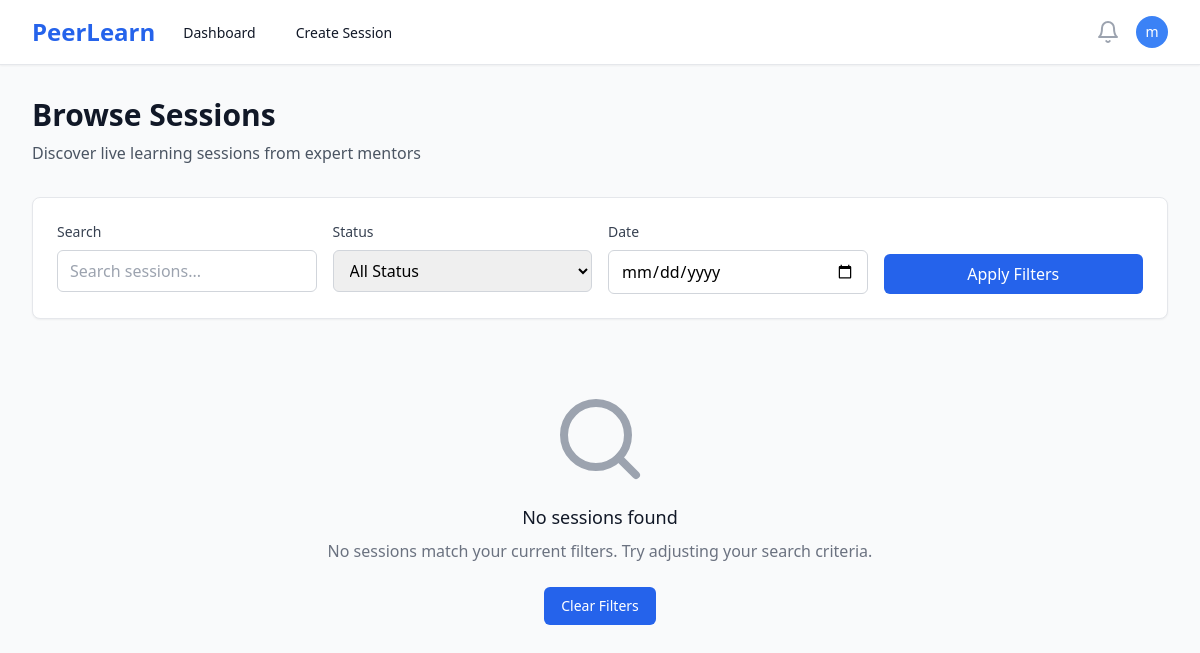
The page /sessions/ (signed in) on the database as committed earlier.
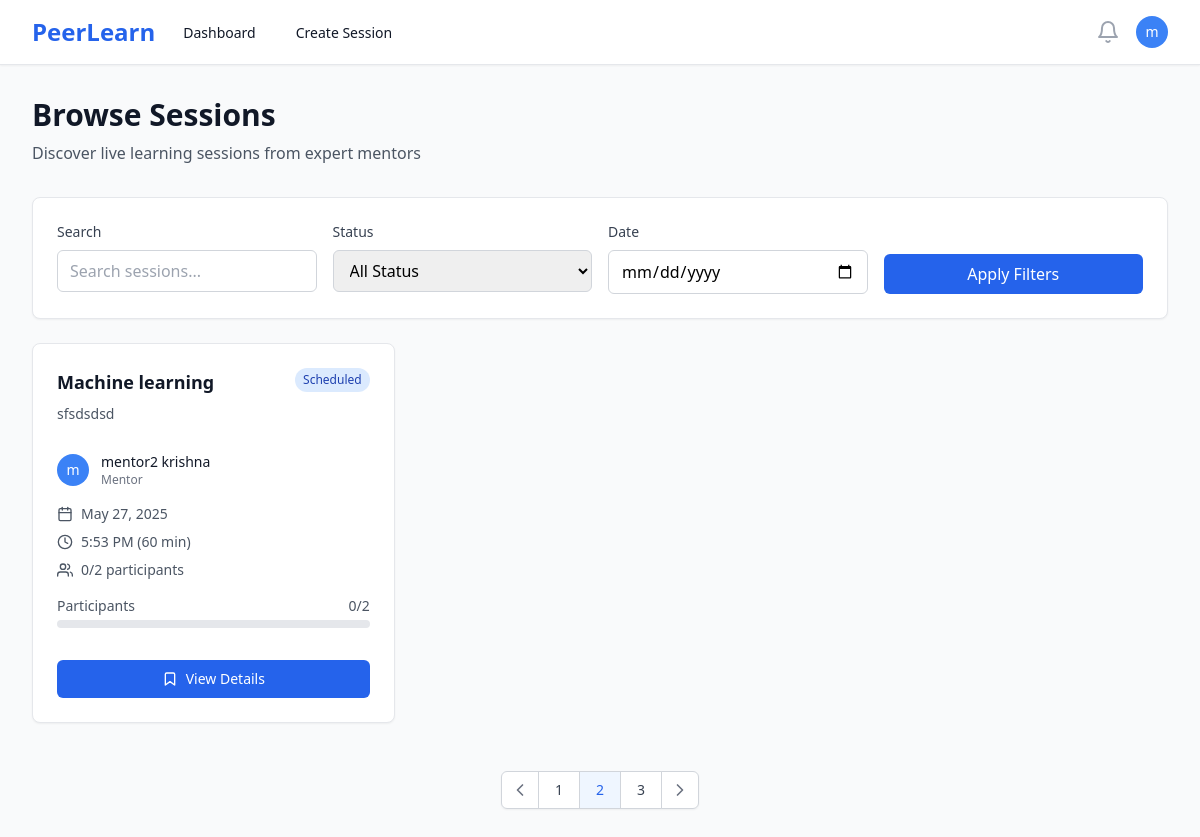
The same page on the database as committed later.
### users/models.py (models this page shows, shortened)
class User(AbstractUser):
    ROLE_CHOICES = [
        ('mentor', 'Mentor'),
        ('learner', 'Learner'),
    ]
    id = models.UUIDField(primary_key=True, default=uuid.uuid4, editable=False)
    role = models.CharField(max_length=10, choices=ROLE_CHOICES, default='learner')
    bio = models.TextField(blank=True, null=True)
    skills = models.CharField(max_length=500, blank=True, help_text="Comma-separated skills for recommendation matching")
    interests = models.CharField(max_length=500, blank=True, help_text="Learning interests for AI recommendations")
    domain = models.CharField(max_length=100, blank=True, help_text="Learning domain/field")
    expertise = models.CharField(max_length=100, blank=True, help_text="Primary domain/area of expertise")
    career_goals = models.TextField(blank=True, help_text="Career aspirations for AI guidance")
    profile_image = models.ImageField(upload_to='profiles/', blank=True, null=True)
    created_at = models.DateTimeField(auto_now_add=True)
    updated_at = models.DateTimeField(auto_now=True)
    @property
    def is_mentor(self):
        return self.role == 'mentor'

### sessions/models.py (models this page shows, shortened)
class Session(models.Model):
    STATUS_CHOICES = [
        ('draft', 'Draft'),
        ('scheduled', 'Scheduled'),
        ('live', 'Live'),
        ('completed', 'Completed'),
        ('cancelled', 'Cancelled'),
    ]
    CATEGORY_CHOICES = [
        ('programming', 'Programming & Development'),
        ('data-science', 'Data Science & Analytics'),
        ('web-development', 'Web Development'),
        ('mobile-development', 'Mobile Development'),
        ('ai-ml', 'AI & Machine Learning'),
        ('design', 'UI/UX Design'),
        ('business', 'Business & Marketing'),
        ('language', 'Language Learning'),
        ('music', 'Music & Arts'),
        ('fitness', 'Health & Fitness'),
        ('other', 'Other'),
    ]
    id = models.UUIDField(primary_key=True, default=uuid.uuid4, editable=False)
    mentor = models.ForeignKey(User, on_delete=models.CASCADE, related_name='mentor_sessions')
    title = models.CharField(max_length=200)
    description = models.TextField()
    thumbnail = models.ImageField(upload_to='session_thumbnails/', blank=True, null=True, help_text="Session cover image")
    category = models.CharField(max_length=50, choices=CATEGORY_CHOICES, blank=True, help_text="Session category for recommendations")
    skills = models.TextField(blank=True, help_text="Comma-separated skills for ML matching")
    price = models.DecimalField(max_digits=8, decimal_places=2, null=True, blank=True, help_text="Price in INR, null for free sessions")
    schedule = models.DateTimeField()
    duration = models.IntegerField(help_text="Duration in minutes")
    max_participants = models.IntegerField(default=10)
    status = models.CharField(max_length=20, choices=STATUS_CHOICES, default='draft')
    created_at = models.DateTimeField(auto_now_add=True)
    updated_at = models.DateTimeField(auto_now=True)
    class Meta:
        ordering = ['-schedule']
    @property
    def current_participants(self):
        return self.bookings.filter(status='confirmed').count()
    @property
    def is_full(self):
        return self.current_participants >= self.max_participants

### sessions/views.py (the view)
# urls.py: path('', views.session_list, name='session_list'),
@login_required
def session_list(request):
    sessions = Session.objects.filter(
        status='scheduled',
        schedule__gt=timezone.now()
    ).select_related('mentor')
    return render(request, 'sessions/list.html', {'sessions': sessions})

### templates/sessions/list.html (shortened to what this page needs)
{% extends 'base.html' %}
{% block content %}
<div class="max-w-7xl mx-auto px-4 sm:px-6 lg:px-8 py-8">
    <div class="mb-8">
        <h1 class="text-3xl font-bold text-gray-900">Browse Sessions</h1>
        <p class="mt-2 text-gray-600">Discover live learning sessions from expert mentors</p>
    </div>
    <div class="bg-white rounded-lg shadow-sm border border-gray-200 p-6 mb-6">
        <div class="grid grid-cols-1 md:grid-cols-4 gap-4">
            <div>
                <label class="block text-sm font-medium text-gray-700 mb-2">Search</label>
                <input type="text"
                       placeholder="Search sessions..."
                       class="w-full px-3 py-2 border border-gray-300 rounded-md focus:ring-blue-500 focus:border-blue-500">
            </div>
            <div>
                <label class="block text-sm font-medium text-gray-700 mb-2">Status</label>
                <select class="w-full px-3 py-2 border border-gray-300 rounded-md focus:ring-blue-500 focus:border-blue-500">
                    <option value="">All Status</option>
                </select>
            </div>
            <div>
                <label class="block text-sm font-medium text-gray-700 mb-2">Date</label>
                <input type="date"
                       class="w-full px-3 py-2 border border-gray-300 rounded-md focus:ring-blue-500 focus:border-blue-500">
            </div>
            <div class="flex items-end">
                <button class="w-full px-4 py-2 bg-blue-600 text-white rounded-md hover:bg-blue-700 focus:outline-none focus:ring-2 focus:ring-offset-2 focus:ring-blue-500">
                    Apply Filters
                </button>
            </div>
        </div>
    </div>
    {% if sessions %}
    <div class="grid grid-cols-1 md:grid-cols-2 lg:grid-cols-3 gap-6">
        {% for session in sessions %}
        <div class="bg-white rounded-lg shadow-sm border border-gray-200 hover:shadow-md transition-shadow">
            <div class="p-6">
                <div class="flex items-start justify-between mb-4">
                    <div class="flex-1">
                        <h3 class="text-lg font-semibold text-gray-900 mb-2">
                            <a href="{% url 'session_detail' session.id %}" class="hover:text-blue-600">
                                {{ session.title }}
                            </a>
                        </h3>
                        <p class="text-sm text-gray-600 mb-3">{{ session.description|truncatewords:15 }}</p>
                    </div>
                    <span class="px-2 py-1 text-xs font-medium rounded-full flex-shrink-0
                                {% if session.status == 'scheduled' %}bg-blue-100 text-blue-800
                                {% elif session.status == 'live' %}bg-green-100 text-green-800
                                {% elif session.status == 'completed' %}bg-gray-100 text-gray-800
                                {% elif session.status == 'cancelled' %}bg-red-100 text-red-800
                                {% else %}bg-yellow-100 text-yellow-800{% endif %}">
                        {{ session.status|title }}
                    </span>
                </div>
                <div class="flex items-center mb-4">
                    {% if session.mentor.profile_image %}
                        <img class="h-8 w-8 rounded-full" src="{{ session.mentor.profile_image.url }}" alt="">
                    {% else %}
                        <div class="h-8 w-8 rounded-full bg-blue-500 flex items-center justify-center">
                            <span class="text-white text-sm font-medium">{{ session.mentor.first_name|first|default:session.mentor.username|first }}</span>
                        </div>
                    {% endif %}
                    <div class="ml-3">
                        <p class="text-sm font-medium text-gray-900">{{ session.mentor.get_full_name|default:session.mentor.username }}</p>
                        <p class="text-xs text-gray-500">Mentor</p>
                    </div>
                </div>
                <div class="space-y-2 text-sm text-gray-600 mb-4">
                    <div class="flex items-center">
                        <i data-feather="calendar" class="h-4 w-4 mr-2"></i>
                        {{ session.schedule|date:"M j, Y" }}
                    </div>
                    <div class="flex items-center">
                        <i data-feather="clock" class="h-4 w-4 mr-2"></i>
                        {{ session.schedule|time:"g:i A" }} ({{ session.duration }} min)
                    </div>
                    <div class="flex items-center">
                        <i data-feather="users" class="h-4 w-4 mr-2"></i>
                        {{ session.current_participants }}/{{ session.max_participants }} participants
                    </div>
                </div>
                <div class="mb-4">
                    <div class="flex justify-between text-sm text-gray-600 mb-1">
                        <span>Participants</span>
                        <span>{{ session.current_participants }}/{{ session.max_participants }}</span>
                    </div>
                    <div class="w-full bg-gray-200 rounded-full h-2">
                    </div>
                </div>
                <div class="pt-4">
                    {% if user.is_authenticated %}
                        {% if session.status == 'live' %}
                            <a href="{% url 'session_detail' session.id %}"
                               class="w-full inline-flex items-center justify-center px-4 py-2 border border-transparent text-sm font-medium rounded-md text-white bg-green-600 hover:bg-green-700">
                                <i data-feather="video" class="h-4 w-4 mr-2"></i>
                                Join Live Session
                            </a>
                        {% elif session.status == 'scheduled' %}
                            {% if session.is_full %}
                                <button disabled
                                        class="w-full inline-flex items-center justify-center px-4 py-2 border border-gray-300 text-sm font-medium rounded-md text-gray-500 bg-gray-100 cursor-not-allowed">
                                    <i data-feather="users" class="h-4 w-4 mr-2"></i>
                                    Session Full
                                </button>
                            {% else %}
                                <a href="{% url 'session_detail' session.id %}"
                                   class="w-full inline-flex items-center justify-center px-4 py-2 border border-transparent text-sm font-medium rounded-md text-white bg-blue-600 hover:bg-blue-700">
                                    <i data-feather="bookmark" class="h-4 w-4 mr-2"></i>
                                    View Details
                                </a>
                            {% endif %}
                        {% else %}
                            <a href="{% url 'session_detail' session.id %}"
                               class="w-full inline-flex items-center justify-center px-4 py-2 border border-gray-300 text-sm font-medium rounded-md text-gray-700 bg-white hover:bg-gray-50">
                                <i data-feather="eye" class="h-4 w-4 mr-2"></i>
                                View Details
                            </a>
                        {% endif %}
                    {% else %}
                        <a href="{% url 'login' %}"
                           class="w-full inline-flex items-center justify-center px-4 py-2 border border-transparent text-sm font-medium rounded-md text-white bg-blue-600 hover:bg-blue-700">
                            Login to Book
                        </a>
                    {% endif %}
                </div>
            </div>
        </div>
        {% endfor %}
    </div>
    <div class="mt-12 flex justify-center">
        <nav class="relative z-0 inline-flex rounded-md shadow-sm -space-x-px" aria-label="Pagination">
            <a href="#" class="relative inline-flex items-center px-2 py-2 rounded-l-md border border-gray-300 bg-white text-sm font-medium text-gray-500 hover:bg-gray-50">
                <i data-feather="chevron-left" class="h-5 w-5"></i>
            </a>
            <a href="#" class="relative inline-flex items-center px-4 py-2 border border-gray-300 bg-white text-sm font-medium text-gray-700 hover:bg-gray-50">
                1
            </a>
            <a href="#" class="relative inline-flex items-center px-4 py-2 border border-gray-300 bg-blue-50 text-sm font-medium text-blue-600">
                2
            </a>
            <a href="#" class="relative inline-flex items-center px-4 py-2 border border-gray-300 bg-white text-sm font-medium text-gray-700 hover:bg-gray-50">
                3
            </a>
            <a href="#" class="relative inline-flex items-center px-2 py-2 rounded-r-md border border-gray-300 bg-white text-sm font-medium text-gray-500 hover:bg-gray-50">
                <i data-feather="chevron-right" class="h-5 w-5"></i>
            </a>
        </nav>
    </div>
    {% else %}
    <div class="text-center py-12">
        <div class="mx-auto h-24 w-24 text-gray-400 mb-4">
            <i data-feather="search" class="h-24 w-24"></i>
        </div>
        <h3 class="text-lg font-medium text-gray-900 mb-2">No sessions found</h3>
        <p class="text-gray-500 mb-6">No sessions match your current filters. Try adjusting your search criteria.</p>
        <a href="{% url 'session_list' %}"
           class="inline-flex items-center px-4 py-2 border border-transparent text-sm font-medium rounded-md text-white bg-blue-600 hover:bg-blue-700">
            Clear Filters
        </a>
    </div>
    {% endif %}
</div>
{% endblock %}

### templates/base.html (shortened to what this page needs)
<!DOCTYPE html>
<html lang="en" class="h-full bg-gray-50">
<head>
    <script src="https://cdn.tailwindcss.com"></script>
</head>
<body class="h-full">
    {% if user.is_authenticated %}
    <nav class="bg-white shadow-sm border-b border-gray-200" x-data="{ mobileMenuOpen: false }">
        <div class="max-w-7xl mx-auto px-4 sm:px-6 lg:px-8">
            <div class="flex justify-between h-16">
                <div class="flex">
                    <div class="flex-shrink-0 flex items-center">
                        <a href="{% url 'landing' %}" class="text-2xl font-bold text-blue-600">PeerLearn</a>
                    </div>
                    <div class="hidden sm:ml-6 sm:flex sm:space-x-8">
                        {% if user.is_mentor %}
                            <a href="{% url 'mentor_dashboard' %}" class="border-transparent text-gray-900 hover:text-blue-600 inline-flex items-center px-1 pt-1 border-b-2 text-sm font-medium">
                                Dashboard
                            </a>
                            <a href="{% url 'create_session' %}" class="border-transparent text-gray-900 hover:text-blue-600 inline-flex items-center px-1 pt-1 border-b-2 text-sm font-medium">
                                Create Session
                            </a>
                        {% endif %}
                    </div>
                </div>
                <div class="hidden sm:ml-6 sm:flex sm:items-center">
                    <button type="button" class="bg-white p-1 rounded-full text-gray-400 hover:text-gray-500 focus:outline-none focus:ring-2 focus:ring-offset-2 focus:ring-blue-500">
                        <i data-feather="bell" class="h-6 w-6"></i>
                    </button>
                    <div class="ml-3 relative" x-data="{ open: false }">
                        <div>
                            <button @click="open = !open" type="button" class="bg-white rounded-full flex text-sm focus:outline-none focus:ring-2 focus:ring-offset-2 focus:ring-blue-500" id="user-menu-button">
                                <div class="h-8 w-8 rounded-full bg-blue-500 flex items-center justify-center">
                                    <span class="text-white text-sm font-medium">{{ user.first_name|first|default:user.username|first }}</span>
                                </div>
                            </button>
                        </div>
                    </div>
                </div>
            </div>
        </div>
    </nav>
    {% endif %}
    <main class="{% if user.is_authenticated %}pt-0{% else %}pt-0{% endif %}">
        {% block content %}{% endblock %}
    </main>
</body>
</html>

Rows that differ between the two databases and show on the page:
added Session: title "Machine learning", description "sfsdsdsd", status "Scheduled", mentor.first_name|first "m", mentor.get_full_name "mentor2 krishna", schedule "May 27, 2025", schedule "5:53 PM", duration "60", current_participants "0", max_participants "2", shows "View Details"
Other text that changed with them:
text no longer shown: "No sessions found No sessions match your current filters. Try adjusting your search criteria. Clear Filters"
text now shown: "1 2 3"
